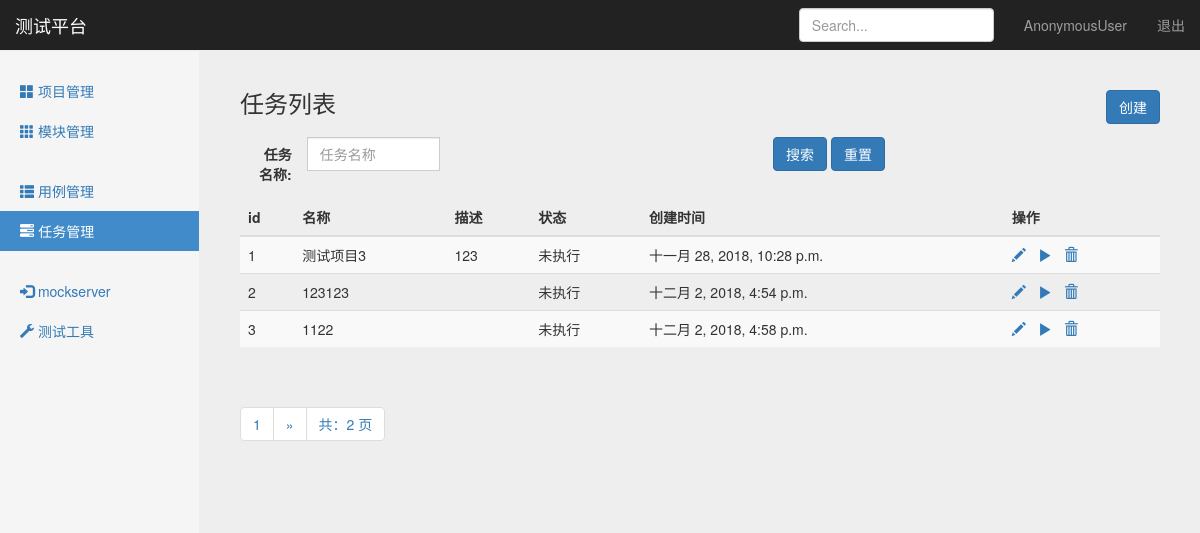
The app's page /interface/task_manage/, older data.
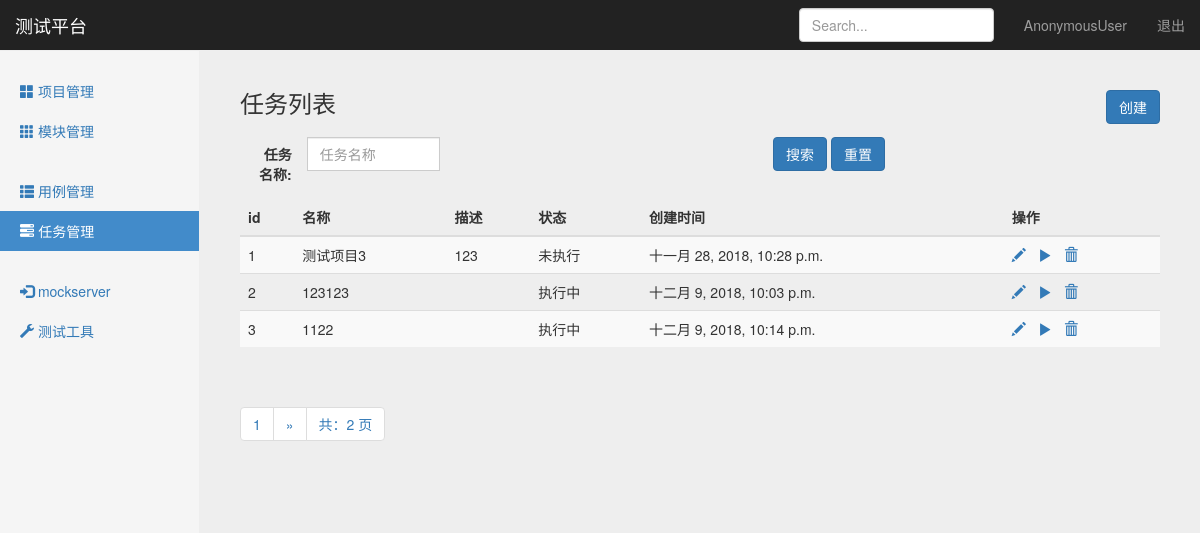
The same page, newer data.
### interface_app/models.py (models this page shows, shortened)
class TestTask(models.Model):
    name = models.CharField("名称",max_length=100,blank=False,default="")
    describe = models.TextField("描述", default="")
    status = models.IntegerField("状态", default=0)   #未执行、执行中、排队中、执行结束...
    cases = models.TextField("关联用例", default="")
    create_time = models.DateTimeField("创建时间", auto_now=True)

### interface_app/views/testtask_views.py (the view)
# urls.py: path('task_manage/',testtask_views.task_manage),
def task_manage(request):
    testtasks = TestTask.objects.all().order_by("id")
    paginator = Paginator(testtasks, 3)  #每页3条数据
    page = request.GET.get('page')
    try:
        contacts = paginator.page(page)
    except PageNotAnInteger:
        contacts = paginator.page(1)  # 如果页数不是整型, 取第一页
    except EmptyPage:
        contacts = paginator.page(paginator.num_pages)  #如果页数超出查询范围，取最后一页
    if request.method == 'GET':
        return render(request,"task_manage.html",{"type":"list","testtasks":contacts})
    else:
        return HttpResponse("404")

### templates/task_manage.html (shortened to what the changed rows need)
{% extends "base.html" %}
{% block content %}
    <div class="container-fluid">
      <div class="row">
        {% if type == 'list' %}
        <div class="col-sm-9 col-sm-offset-3 col-md-10 col-md-offset-2 main">
          <div class="table-responsive">
            <table class="table table-striped" id="list">
              <thead>
                <tr>
                  <th>id</th>
                  <th>名称</th>
                  <th>描述</th>
                  <th>状态</th>
                  <th>创建时间</th>
                  <th>操作</th>
                </tr>
              </thead>
              <tbody>
                {% for task in testtasks %}
                <tr>
                  <td>{{ task.id }}</td>
                  <td>{{ task.name }}</td>
                  <td>{{ task.describe }}</td>
                  {% if task.status == 0 %}
                  <td>未执行</td>
                  {% endif%}
                  {% if task.status == 1 %}
                  <td>执行中</td>
                  {% endif%}
                  <td>{{ task.create_time }}</td>
                  <td>
                      <a href="/interface/debug_case/{{ case.id }}/" id="update" style="margin-right: 8px;">
                          <span class="glyphicon glyphicon-pencil"></span>
                      </a>
                      <a href="/interface/run_task/{{ task.id }}/" id="update" style="margin-right: 8px;">
                          <span class="glyphicon glyphicon-play"></span>
                      </a>
                      <a href="/interface/delete_case/{{ case.id }}/" id="delete">
                          <span class="glyphicon glyphicon-trash"></span>
                      </a>
                  </td>
                </tr>
                {% endfor %}
              </tbody>
            </table>
          </div>
        </div>
        {% endif %}
      </div>
    </div>
{% endblock %}

Row changes from the older to the newer data that the page shows:
changed TestTask id 2: create_time "十二月 2, 2018, 4:54 p.m." → "十二月 9, 2018, 10:03 p.m."; status "未执行" → "执行中"
changed TestTask id 3: create_time "十二月 2, 2018, 4:58 p.m." → "十二月 9, 2018, 10:14 p.m."; status "未执行" → "执行中"
